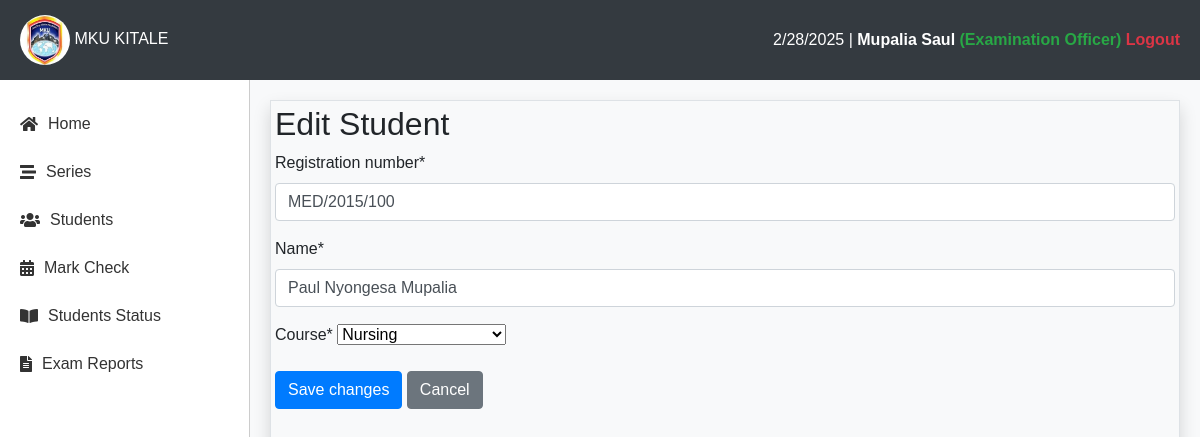
/report/student/1/edit/ (signed in), run on the app's committed database.
### reports/models.py (models this page shows, shortened)
class User(AbstractUser):
    ADMIN = (
        ("ADMIN", "ADMIN"),
        ("STUDENT", "STUDENT"),
        ("TRAINER", "TRAINER"),
        ("EXAMINATION_OFFICER", "EXAMINATION_OFFICER"),
    )
    id_number = models.CharField(max_length=50, unique=True, null=True)
    role = models.CharField(max_length=50, choices=ADMIN, default="STUDENT")
    profile_photo = models.ImageField(upload_to="photos/", blank=True, null=True)

class StudentExam(models.Model):
    registration_number = models.CharField(max_length=30)
    name = models.CharField(max_length=30)
    course = models.ForeignKey(Course, on_delete=models.CASCADE, null=True)
    is_active = models.BooleanField(default=True)

### reports/views.py (the view)
# urls.py: path('student/<int:student_id>/edit/', views.edit_student, name='report-edit-student-url'),
@login_required(login_url='signin-url')
def edit_student(request, student_id):
    student = get_object_or_404(StudentExam, id=student_id)
    if request.method == "POST":
        form = StudentForm(request.POST, instance=student)
        if form.is_valid():
            form.save()
            return redirect("report-students-all-url")
    else:
        form = StudentForm(instance=student)
    return render(request, "reports/student_edit.html", {"form": form})

### reports/forms.py
class StudentForm(forms.ModelForm):
    class Meta:
        model = StudentExam
        fields = ['registration_number', 'name', 'course']

### reports/context_processors.py (called while the page is built, shortened)
def remaining_days(request):
    if request.user.is_authenticated:
        try:
            series = Series.objects.get(is_active=True)
            today = datetime.today().date()
            end_date = series.end_date
            remaining = abs((end_date - today).days)
            return {"remaining": remaining}
        except Series.DoesNotExist:
            return {"remaining": 0}
    else:
        return {"remaining": 0}

def dashboard(request):
    if request.user.is_authenticated:
        num_trainers = Trainer.objects.count()
        num_students = StudentExam.objects.count()
        num_units = Unit.objects.count()
        num_courses = Course.objects.count()
        num_admins = User.objects.filter(is_staff=True).count()
        active_classes = TeachingAttendance.objects.filter(is_clocked_in=True, is_clocked_out=False).count()
        return {
            "num_trainers": num_trainers,
            "num_students": num_students,
            "num_units": num_units,
            "num_courses": num_courses,
            "num_admins": num_admins if not request.user else num_admins - 1,
            "active_classes": active_classes,
        }

def unit_count(request):
    if request.user.is_authenticated:
        return {"unit_count": Unit.objects.count()}
    else:
        return {"unit_count": 0}

def student_count(request):
    if request.user.is_authenticated:
        return {"student_count": StudentExam.objects.count()}
    else:
        return {"student_count": 0}

def course_count(request):
    if request.user.is_authenticated:
        return {"course_count": Course.objects.count()}
    else:
        return {"course_count": 0}

    def process_request(self, request):
        try:
            series = Series.objects.get(is_active=True)
            today = datetime.today().date()
            end_date = series.end_date
            if today > end_date:
                series.is_active = False
                series.save()
        except Series.DoesNotExist:
            series = Series.objects.filter(is_active=False)
            today = datetime.today().date()
            for series in series:
                end_date = series.end_date
                if today < end_date or today == end_date:
                    series.is_active = True
                    series.save()
        return None

### templates/reports/student_edit.html (shortened to what this page needs)
{% extends "reports/main.html" %}
{% load crispy_forms_tags %}
{% block content %}
    <h2>Edit Student</h2>
    <form method="post">
        {{ form|crispy }}
        <button type="submit" class="btn btn-primary">Save changes</button>
        <a href="{% url 'report-students-all-url' %}" class="btn btn-secondary">Cancel</a>
    </form>
{% endblock %}

### templates/reports/main.html (shortened to what this page needs)
{% load static %}
<!DOCTYPE html>
<html lang="en">
<head>
    <link href="https://stackpath.bootstrapcdn.com/bootstrap/4.5.2/css/bootstrap.min.css" rel="stylesheet">
    <link rel="stylesheet" href="https://cdnjs.cloudflare.com/ajax/libs/font-awesome/5.15.4/css/all.min.css">
</head>
<body>
    <div class="top-nav">
        <div class="logo">
            <img src="{% static 'img/logo.jpeg' %}" alt="Logo">
            <span>MKU KITALE</span>
        </div>
        <div>
            <span id="current-date"></span> |
            <a href="{% url 'report-profile-url' %}">{{ request.user.last_name }} {{ request.user.first_name }} <span class="text-success">(Examination Officer)</span></a>
            <a href="{% url 'report-signout-url' %}" class="text-danger">Logout</a>
        </div>
    </div>
    <div class="main-container">
        <div class="sidebar">
            {% if request.user.is_authenticated %}
                <a href="{% url 'report-home-url' %}"><i class="fas fa-home"></i> Home</a>
                <a href="{% url 'report-series-url' %}"><i class="fas fa-stream"></i> Series</a>
                <a href="{% url 'report-students-all-url' %}"><i class="fas fa-users"></i> Students</a>
                <a href="{% url 'report-mark-entry-url' %}"><i class="fas fa-calendar-alt"></i> Mark Check</a>
                <a href="{% url 'report-students-exam-status-url' %}"><i class="fas fa-book-open"></i> Students Status</a>
                <a href="{% url 'report-mark-reports-url' %}"><i class="fas fa-file-alt"></i> Exam Reports</a>
            {% endif %}
        </div>
        <div class="content">
            <div class="border p-1 shadow" style="min-height: 100vh;">
                {% block content %}
                {% endblock %}
            </div>
        </div>
    </div>
</body>
</html>

### templates/reports/main.html (style rules this page uses)
body, html { height: 100%; margin: 0; font-family: 'Arial', sans-serif; }
.top-nav { background-color: #343a40; color: white; padding: 15px 20px; display: flex; justify-content: space-between; align-items: center; box-shadow: 0px 2px 10px rgba(0, 0, 0, 0.1); }
.top-nav .logo img { width: 50px; height: 50px; border-radius: 50%; }
.top-nav a { color: white; text-decoration: none; font-weight: bold; }
.main-container { display: flex; height: calc(100vh - 70px); overflow: hidden; }
.sidebar { width: 250px; background-color: #fff; padding-top: 20px; height: 100%; border-right: 1px solid #ccc; display: flex; flex-direction: column; box-shadow: 2px 0px 5px rgba(0, 0, 0, 0.1); }
.sidebar a { color: #333; text-decoration: none; padding: 12px 20px; display: flex; align-items: center; font-size: 1rem; transition: 0.3s; }
.sidebar a i { margin-right: 10px; }
.content { flex-grow: 1; background-color: #f8f9fa; padding: 20px; overflow-y: auto; }

### data on the page
User: user.last_name "Mupalia", user.first_name "Saul"
StudentExam: registration_number "MED/2015/100", name "Paul Nyongesa Mupalia", course "Nursing"
